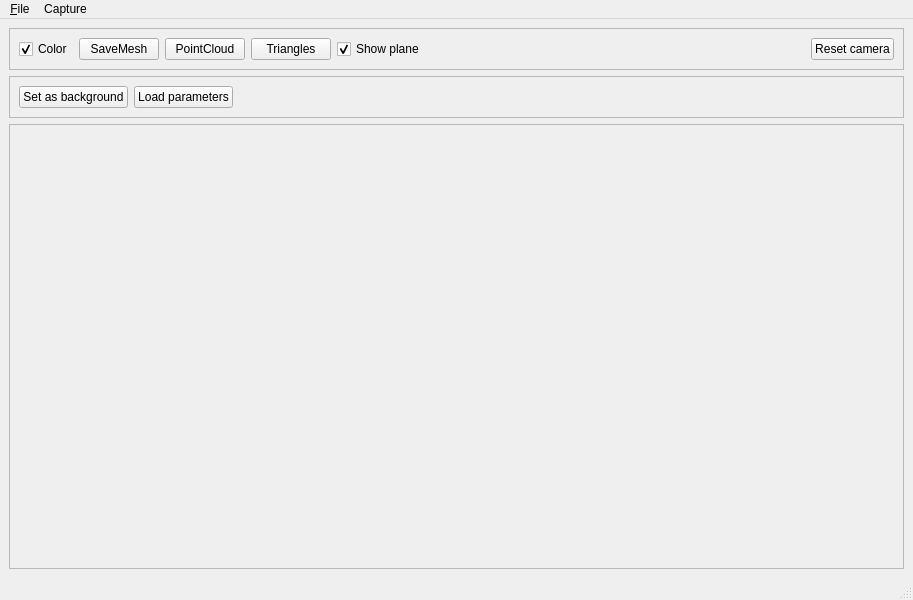
<?xml version="1.0" encoding="UTF-8"?>
<ui version="4.0">
 <class>PeopleTrackerWindow</class>
 <widget class="QMainWindow" name="PeopleTrackerWindow">
  <property name="geometry">
   <rect>
    <x>0</x>
    <y>0</y>
    <width>913</width>
    <height>600</height>
   </rect>
  </property>
  <property name="windowTitle">
   <string>People Tracker</string>
  </property>
  <widget class="QWidget" name="centralwidget">
   <layout class="QVBoxLayout" name="verticalLayout">
    <item>
     <widget class="QFrame" name="frame">
      <property name="sizePolicy">
       <sizepolicy hsizetype="Preferred" vsizetype="Fixed">
        <horstretch>0</horstretch>
        <verstretch>0</verstretch>
       </sizepolicy>
      </property>
      <property name="frameShape">
       <enum>QFrame::StyledPanel</enum>
      </property>
      <property name="frameShadow">
       <enum>QFrame::Raised</enum>
      </property>
      <layout class="QHBoxLayout" name="horizontalLayout">
       <item>
        <widget class="QCheckBox" name="colorMappingCheckBox">
         <property name="text">
          <string>Color</string>
         </property>
         <property name="checked">
          <bool>true</bool>
         </property>
        </widget>
       </item>
       <item>
        <widget class="QPushButton" name="saveMeshPushButton">
         <property name="text">
          <string>SaveMesh</string>
         </property>
        </widget>
       </item>
       <item>
        <widget class="QPushButton" name="pointCloudPushButton">
         <property name="text">
          <string>PointCloud</string>
         </property>
        </widget>
       </item>
       <item>
        <widget class="QPushButton" name="trianglePushButton">
         <property name="text">
          <string>Triangles</string>
         </property>
        </widget>
       </item>
       <item>
        <widget class="QCheckBox" name="showPlaneCheckBox">
         <property name="text">
          <string>Show plane</string>
         </property>
         <property name="checked">
          <bool>true</bool>
         </property>
        </widget>
       </item>
       <item>
        <spacer name="horizontalSpacer">
         <property name="orientation">
          <enum>Qt::Horizontal</enum>
         </property>
         <property name="sizeHint" stdset="0">
          <size>
           <width>40</width>
           <height>20</height>
          </size>
         </property>
        </spacer>
       </item>
       <item>
        <widget class="QPushButton" name="resetCamera">
         <property name="text">
          <string>Reset camera</string>
         </property>
        </widget>
       </item>
      </layout>
     </widget>
    </item>
    <item>
     <widget class="QFrame" name="frame_3">
      <property name="sizePolicy">
       <sizepolicy hsizetype="Preferred" vsizetype="Fixed">
        <horstretch>0</horstretch>
        <verstretch>0</verstretch>
       </sizepolicy>
      </property>
      <property name="frameShape">
       <enum>QFrame::StyledPanel</enum>
      </property>
      <property name="frameShadow">
       <enum>QFrame::Raised</enum>
      </property>
      <layout class="QHBoxLayout" name="horizontalLayout_3">
       <item>
        <widget class="QPushButton" name="setAsBackgroundButton">
         <property name="sizePolicy">
          <sizepolicy hsizetype="Fixed" vsizetype="Fixed">
           <horstretch>0</horstretch>
           <verstretch>0</verstretch>
          </sizepolicy>
         </property>
         <property name="text">
          <string>Set as background</string>
         </property>
        </widget>
       </item>
       <item>
        <widget class="QPushButton" name="loadParametersButton">
         <property name="text">
          <string>Load parameters</string>
         </property>
        </widget>
       </item>
       <item>
        <spacer name="horizontalSpacer_2">
         <property name="orientation">
          <enum>Qt::Horizontal</enum>
         </property>
         <property name="sizeHint" stdset="0">
          <size>
           <width>40</width>
           <height>20</height>
          </size>
         </property>
        </spacer>
       </item>
      </layout>
     </widget>
    </item>
    <item>
     <widget class="QFrame" name="frame_2">
      <property name="frameShape">
       <enum>QFrame::StyledPanel</enum>
      </property>
      <property name="frameShadow">
       <enum>QFrame::Raised</enum>
      </property>
      <layout class="QHBoxLayout" name="horizontalLayout_2">
       <item>
        <widget class="ntk::MeshViewer" name="mesh_view" native="true">
         <property name="minimumSize">
          <size>
           <width>435</width>
           <height>415</height>
          </size>
         </property>
         <layout class="QHBoxLayout" name="horizontalLayout_5"/>
        </widget>
       </item>
       <item>
        <widget class="PeopleTrackerImageWidget" name="image_view" native="true"/>
       </item>
      </layout>
     </widget>
    </item>
   </layout>
  </widget>
  <widget class="QMenuBar" name="menubar">
   <property name="geometry">
    <rect>
     <x>0</x>
     <y>0</y>
     <width>913</width>
     <height>21</height>
    </rect>
   </property>
   <widget class="QMenu" name="menu_File">
    <property name="title">
     <string>&amp;File</string>
    </property>
   </widget>
   <widget class="QMenu" name="menuCapture">
    <property name="title">
     <string>Capture</string>
    </property>
    <addaction name="actionNext_frame"/>
   </widget>
   <addaction name="menu_File"/>
   <addaction name="menuCapture"/>
  </widget>
  <widget class="QStatusBar" name="statusbar"/>
  <action name="actionNext_frame">
   <property name="text">
    <string>Next frame</string>
   </property>
   <property name="shortcut">
    <string>Ctrl+Right</string>
   </property>
  </action>
 </widget>
 <customwidgets>
  <customwidget>
   <class>ntk::MeshViewer</class>
   <extends>QWidget</extends>
   <header location="global">ntk/mesh/mesh_viewer.h</header>
   <container>1</container>
  </customwidget>
  <customwidget>
   <class>PeopleTrackerImageWidget</class>
   <extends>QWidget</extends>
   <header location="global">PeopleTrackerWindow.h</header>
   <container>1</container>
  </customwidget>
 </customwidgets>
 <resources/>
 <connections/>
</ui>
